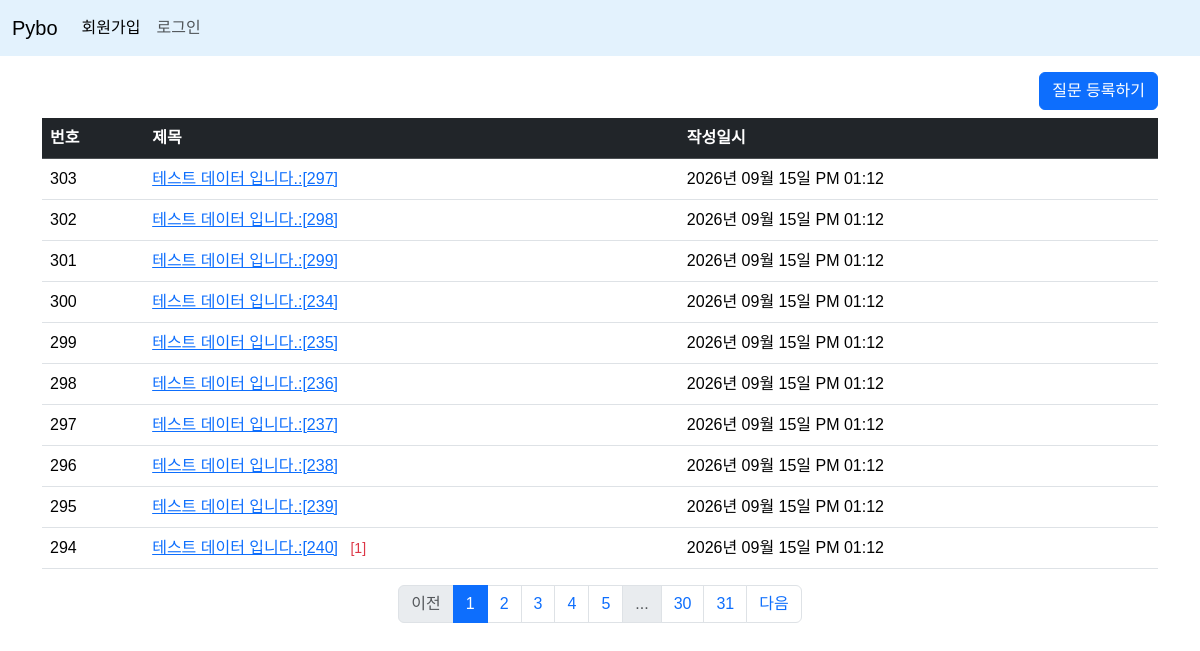
Page /question/list/ on the committed database.
### pybo/models.py (models this page shows)
class Question(db.Model):
    id = db.Column(db.Integer, primary_key=True)
    subject = db.Column(db.String(200), nullable=False)
    content = db.Column(db.Text, nullable=False)
    create_date = db.Column(db.DateTime, nullable=False)

### pybo/views/question_views.py (the view)
@bp.route('/list/')
def _list():
    page = request.args.get('page', type=int, default=1) # url parameter ?page=1
    question_list = Question.query.order_by(Question.create_date.desc())
    question_list = question_list.paginate(page=page, per_page=10)
    return render_template('question/question_list.html', question_list=question_list)

### pybo/filter.py (called while the page is built)
def format_datetime(value, fmt='%Y년 %m월 %d일 %p %I:%M'):
    return value.strftime(fmt)

### pybo/templates/question/question_list.html
{% extends 'base.html'%}
{% block content %}
<div class="container my-3">
    <div class="text-end">
        <a href="{{ url_for('question.create') }}" class="btn btn-primary brn-sm mb-2 ">질문 등록하기</a>
    </div>
    <table class="table table-hover">
      <thead>
        <tr class="table-dark">
              <th>번호</th>
              <th>제목</th>
              <th>작성일시</th>
        </tr>
      </thead>
      <tbody>
          {%if question_list %}
          {% for question in question_list.items %}
        <tr>
          <td>{{ question_list.total - ((question_list.page - 1) * question_list.per_page) - loop.index0 }}</td>
          <td>
            <a href="{{ url_for('question.detail', question_id=question.id) }}">{{ question.subject }}</a>
            {% if question.answer_set | length > 0 %}
            <span class="text-danger small mx-2">[{{ question.answer_set | length }}]</span>
            {% endif %}
          </td>
          <td>{{ question.create_date | datetime }}</td>
        </tr>
        {% endfor %}
        {% else %}
        <tr>
          <td colspan="3">질문이 없습니다.</td>
        </tr>
        {% endif %}
      </tbody>
    </table>
    <nav aria-label="...">
      <ul class="pagination justify-content-center">
        {% if question_list.has_prev %}
        <li class="page-item">
            <a href="?page={{ question_list.prev_num }}" class="page-link">이전</a>
        </li>
        {% else %}
        <li class="page-item disabled">
            <a href="javascript:void(0)" class="page-link" aria-disabled="true">이전</a>
        </li>
        {% endif %}
        {% for page_num in question_list.iter_pages() %}
        {% if page_num %}
        {% if page_num != question_list.page %}
        <li class="page-item"><a class="page-link" href="?page={{ page_num }}">{{ page_num }}</a></li>
        {% else %}
        <li class="page-item active">
          <a class="page-link" href="javascript:void(0)" aria-current="page">{{ page_num }}</a>
        </li>
        {% endif %}
        {% else %}
        <li class="page-item disabled">
            <a class="page-link" href="javascript:void(0)">...</a>
        </li>
        {% endif %}
        {% endfor %}
        {% if question_list.has_next %}
        <li class="page-item">
            <a class="page-link" href="?page={{ question_list.next_num }}">다음</a>
        </li>
        {% else %}
        <li class="page-item disabled">
            <a class="page-link" href="javascript:void(0)" aria-disabled="true">다음</a>
        </li>
        {% endif %}
      </ul>
    </nav>
</div>
{% endblock %}

### pybo/templates/base.html (shortened to what this page needs)
<!DOCTYPE html>
<html lang="ko">
<head>
    <link rel="stylesheet" href="https://cdn.jsdelivr.net/npm/bootstrap@5.3.8/dist/css/bootstrap.min.css">
    <link rel="stylesheet" href="{{ url_for('static', filename='style.css') }}">
</head>
<body>
    {% include 'navbar.html' %}
    {% block content %}
    {% endblock %}
</body>
</html>

### pybo/templates/navbar.html (shortened to what this page needs)
   <nav class="navbar navbar-expand-sm" style="background-color: #e3f2fd;" data-bs-theme="light">
      <div class="container-fluid">
        <a class="navbar-brand" href="{{ url_for('main.index') }}">Pybo</a>
        <div class="collapse navbar-collapse" id="navbarNav">
          <ul class="navbar-nav">
            <li class="nav-item">
              <a class="nav-link active" aria-current="page" href="{{ url_for('auth.signup') }}">회원가입</a>
            </li>
            <li class="nav-item">
              <a class="nav-link" href="#">로그인</a>
            </li>
          </ul>
        </div>
      </div>
    </nav>

### pybo/static/style.css (style rules this page uses)
body { font-family: "Noto Sans KR", sans-serif; font-weight: 400; }

### rows in the picture
Question: id "303", subject "테스트 데이터 입니다.:[297]", create_date "2026년 09월 15일 PM 01:12"
Question: total "302", subject "테스트 데이터 입니다.:[298]", create_date "2026년 09월 15일 PM 01:12"
Question: total "301", subject "테스트 데이터 입니다.:[299]", create_date "2026년 09월 15일 PM 01:12"
Question: total "300", subject "테스트 데이터 입니다.:[234]", create_date "2026년 09월 15일 PM 01:12"
Question: total "299", subject "테스트 데이터 입니다.:[235]", create_date "2026년 09월 15일 PM 01:12"
Question: total "298", subject "테스트 데이터 입니다.:[236]", create_date "2026년 09월 15일 PM 01:12"
Question: total "297", subject "테스트 데이터 입니다.:[237]", create_date "2026년 09월 15일 PM 01:12"
Question: total "296", subject "테스트 데이터 입니다.:[238]", create_date "2026년 09월 15일 PM 01:12"
Question: total "295", subject "테스트 데이터 입니다.:[239]", create_date "2026년 09월 15일 PM 01:12"
Question: total "294", subject "테스트 데이터 입니다.:[240]", answer_set|length "1", create_date "2026년 09월 15일 PM 01:12"

### other values in the picture
{{ page_num }} "1"
{{ page_num }} "2" "3" "4" "5" "30" "31"
